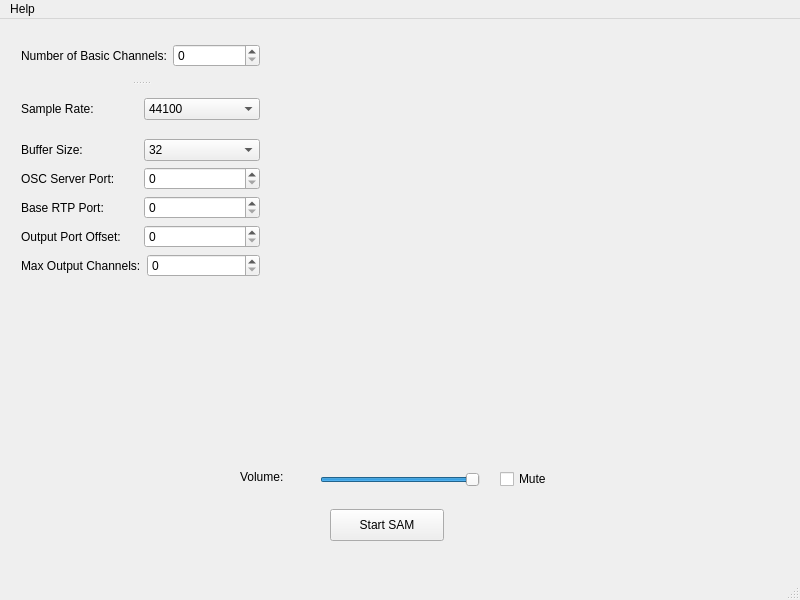
<?xml version="1.0" encoding="UTF-8"?>
<ui version="4.0">
 <class>SamUI</class>
 <widget class="QMainWindow" name="SamUI">
  <property name="geometry">
   <rect>
    <x>0</x>
    <y>0</y>
    <width>800</width>
    <height>600</height>
   </rect>
  </property>
  <property name="windowTitle">
   <string>MainWindow</string>
  </property>
  <widget class="QWidget" name="centralwidget">
   <widget class="QPushButton" name="startSamButton">
    <property name="geometry">
     <rect>
      <x>330</x>
      <y>490</y>
      <width>114</width>
      <height>32</height>
     </rect>
    </property>
    <property name="text">
     <string>Start SAM</string>
    </property>
   </widget>
   <widget class="QWidget" name="layoutWidget1">
    <property name="geometry">
     <rect>
      <x>21</x>
      <y>12</y>
      <width>239</width>
      <height>246</height>
     </rect>
    </property>
    <layout class="QVBoxLayout" name="verticalLayout">
     <item>
      <widget class="QSplitter" name="splitter">
       <property name="orientation">
        <enum>Qt::Vertical</enum>
       </property>
       <widget class="QWidget" name="layoutWidget2">
        <layout class="QHBoxLayout" name="horizontalLayout">
         <item>
          <widget class="QLabel" name="basicChannelsLabel">
           <property name="text">
            <string>Number of Basic Channels:</string>
           </property>
          </widget>
         </item>
         <item>
          <widget class="QSpinBox" name="basicChannelsSpinBox"/>
         </item>
        </layout>
       </widget>
       <widget class="QWidget" name="layoutWidget3">
        <layout class="QHBoxLayout" name="horizontalLayout_2">
         <item>
          <widget class="QLabel" name="sampleRateLabel">
           <property name="text">
            <string>Sample Rate:</string>
           </property>
          </widget>
         </item>
         <item>
          <widget class="QComboBox" name="sampleRateComboBox">
           <item>
            <property name="text">
             <string>44100</string>
            </property>
           </item>
           <item>
            <property name="text">
             <string>48000</string>
            </property>
           </item>
           <item>
            <property name="text">
             <string>96000</string>
            </property>
           </item>
          </widget>
         </item>
        </layout>
       </widget>
      </widget>
     </item>
     <item>
      <layout class="QHBoxLayout" name="horizontalLayout_3">
       <item>
        <widget class="QLabel" name="bufferSizeLabel">
         <property name="text">
          <string>Buffer Size:</string>
         </property>
        </widget>
       </item>
       <item>
        <widget class="QComboBox" name="bufferSizeComboBox">
         <item>
          <property name="text">
           <string>32</string>
          </property>
         </item>
         <item>
          <property name="text">
           <string>64</string>
          </property>
         </item>
         <item>
          <property name="text">
           <string>128</string>
          </property>
         </item>
         <item>
          <property name="text">
           <string>256</string>
          </property>
         </item>
         <item>
          <property name="text">
           <string>512</string>
          </property>
         </item>
         <item>
          <property name="text">
           <string>1024</string>
          </property>
         </item>
        </widget>
       </item>
      </layout>
     </item>
     <item>
      <layout class="QHBoxLayout" name="horizontalLayout_4">
       <item>
        <widget class="QLabel" name="oscPortLabel">
         <property name="text">
          <string>OSC Server Port:</string>
         </property>
        </widget>
       </item>
       <item>
        <widget class="QSpinBox" name="oscPortSpinBox"/>
       </item>
      </layout>
     </item>
     <item>
      <layout class="QHBoxLayout" name="horizontalLayout_5">
       <item>
        <widget class="QLabel" name="rtpPortLabel">
         <property name="text">
          <string>Base RTP Port:</string>
         </property>
        </widget>
       </item>
       <item>
        <widget class="QSpinBox" name="rtpPortSpinBox"/>
       </item>
      </layout>
     </item>
     <item>
      <layout class="QHBoxLayout" name="horizontalLayout_6">
       <item>
        <widget class="QLabel" name="outOffsetLabel">
         <property name="text">
          <string>Output Port Offset:</string>
         </property>
        </widget>
       </item>
       <item>
        <widget class="QSpinBox" name="outOffsetSpinBox"/>
       </item>
      </layout>
     </item>
     <item>
      <layout class="QHBoxLayout" name="horizontalLayout_7">
       <item>
        <widget class="QLabel" name="maxOutLabel">
         <property name="text">
          <string>Max Output Channels:</string>
         </property>
        </widget>
       </item>
       <item>
        <widget class="QSpinBox" name="maxOutSpinBox"/>
       </item>
      </layout>
     </item>
    </layout>
   </widget>
   <widget class="QSlider" name="volumeSlider">
    <property name="geometry">
     <rect>
      <x>320</x>
      <y>450</y>
      <width>160</width>
      <height>22</height>
     </rect>
    </property>
    <property name="minimum">
     <number>0</number>
    </property>
    <property name="maximum">
     <number>1000</number>
    </property>
    <property name="pageStep">
     <number>10</number>
    </property>
    <property name="value">
     <number>1000</number>
    </property>
    <property name="orientation">
     <enum>Qt::Horizontal</enum>
    </property>
   </widget>
   <widget class="QLabel" name="label">
    <property name="geometry">
     <rect>
      <x>240</x>
      <y>450</y>
      <width>62</width>
      <height>16</height>
     </rect>
    </property>
    <property name="text">
     <string>Volume:</string>
    </property>
   </widget>
   <widget class="QCheckBox" name="muteCheckBox">
    <property name="geometry">
     <rect>
      <x>500</x>
      <y>450</y>
      <width>87</width>
      <height>20</height>
     </rect>
    </property>
    <property name="text">
     <string>Mute</string>
    </property>
   </widget>
  </widget>
  <widget class="QMenuBar" name="menubar">
   <property name="geometry">
    <rect>
     <x>0</x>
     <y>0</y>
     <width>800</width>
     <height>22</height>
    </rect>
   </property>
   <widget class="QMenu" name="menuHelp">
    <property name="title">
     <string>Help</string>
    </property>
    <addaction name="actionAbout"/>
   </widget>
   <addaction name="menuHelp"/>
  </widget>
  <widget class="QStatusBar" name="statusbar"/>
  <action name="actionAbout">
   <property name="text">
    <string>About</string>
   </property>
  </action>
 </widget>
 <resources/>
 <connections/>
</ui>
